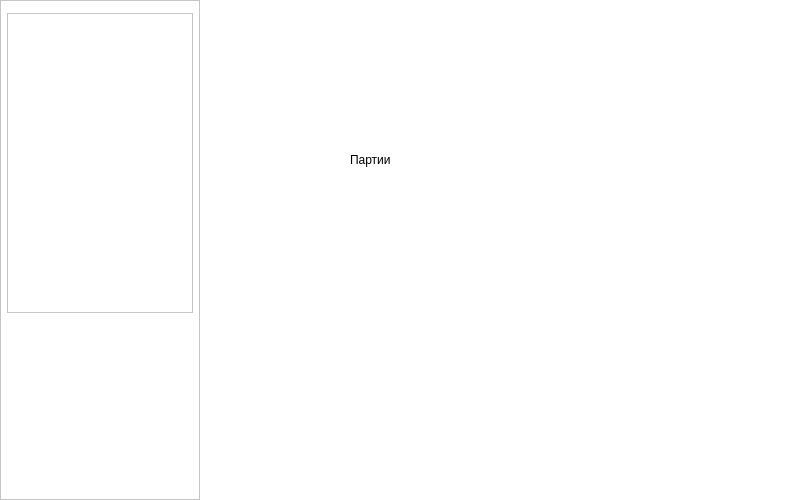
<?xml version="1.0" encoding="UTF-8"?>
<ui version="4.0">
 <class>MainWindow</class>
 <widget class="QMainWindow" name="MainWindow">
  <property name="geometry">
   <rect>
    <x>0</x>
    <y>0</y>
    <width>800</width>
    <height>500</height>
   </rect>
  </property>
  <property name="minimumSize">
   <size>
    <width>800</width>
    <height>500</height>
   </size>
  </property>
  <property name="maximumSize">
   <size>
    <width>800</width>
    <height>500</height>
   </size>
  </property>
  <property name="windowTitle">
   <string>MainWindow</string>
  </property>
  <property name="autoFillBackground">
   <bool>false</bool>
  </property>
  <property name="styleSheet">
   <string notr="true">background-color: #FFFFFF;
color: #000000;</string>
  </property>
  <widget class="QWidget" name="centralwidget">
   <property name="styleSheet">
    <string notr="true"/>
   </property>
   <widget class="QFrame" name="SideMenu">
    <property name="geometry">
     <rect>
      <x>0</x>
      <y>0</y>
      <width>200</width>
      <height>500</height>
     </rect>
    </property>
    <property name="styleSheet">
     <string notr="true"/>
    </property>
    <property name="frameShape">
     <enum>QFrame::StyledPanel</enum>
    </property>
    <property name="frameShadow">
     <enum>QFrame::Raised</enum>
    </property>
    <widget class="QListWidget" name="SideList">
     <property name="geometry">
      <rect>
       <x>7</x>
       <y>13</y>
       <width>186</width>
       <height>300</height>
      </rect>
     </property>
     <property name="styleSheet">
      <string notr="true"/>
     </property>
    </widget>
   </widget>
   <widget class="QStackedWidget" name="Window">
    <property name="geometry">
     <rect>
      <x>200</x>
      <y>0</y>
      <width>600</width>
      <height>500</height>
     </rect>
    </property>
    <property name="styleSheet">
     <string notr="true"/>
    </property>
    <widget class="QWidget" name="Plays">
     <widget class="QLabel" name="label">
      <property name="geometry">
       <rect>
        <x>150</x>
        <y>150</y>
        <width>63</width>
        <height>20</height>
       </rect>
      </property>
      <property name="text">
       <string>Партии</string>
      </property>
     </widget>
    </widget>
    <widget class="QWidget" name="Games">
     <widget class="QLabel" name="label_2">
      <property name="geometry">
       <rect>
        <x>100</x>
        <y>150</y>
        <width>63</width>
        <height>20</height>
       </rect>
      </property>
      <property name="text">
       <string>Игры</string>
      </property>
     </widget>
    </widget>
    <widget class="QWidget" name="Players">
     <widget class="QLabel" name="label_3">
      <property name="geometry">
       <rect>
        <x>120</x>
        <y>120</y>
        <width>63</width>
        <height>20</height>
       </rect>
      </property>
      <property name="text">
       <string>Игроки</string>
      </property>
     </widget>
    </widget>
    <widget class="QWidget" name="Statistics">
     <widget class="QLabel" name="label_4">
      <property name="geometry">
       <rect>
        <x>170</x>
        <y>180</y>
        <width>231</width>
        <height>20</height>
       </rect>
      </property>
      <property name="text">
       <string>Статистика</string>
      </property>
     </widget>
    </widget>
    <widget class="QWidget" name="Settings">
     <widget class="QLabel" name="label_5">
      <property name="geometry">
       <rect>
        <x>120</x>
        <y>160</y>
        <width>191</width>
        <height>20</height>
       </rect>
      </property>
      <property name="text">
       <string>Настройки</string>
      </property>
     </widget>
    </widget>
   </widget>
  </widget>
 </widget>
 <resources/>
 <connections/>
</ui>
